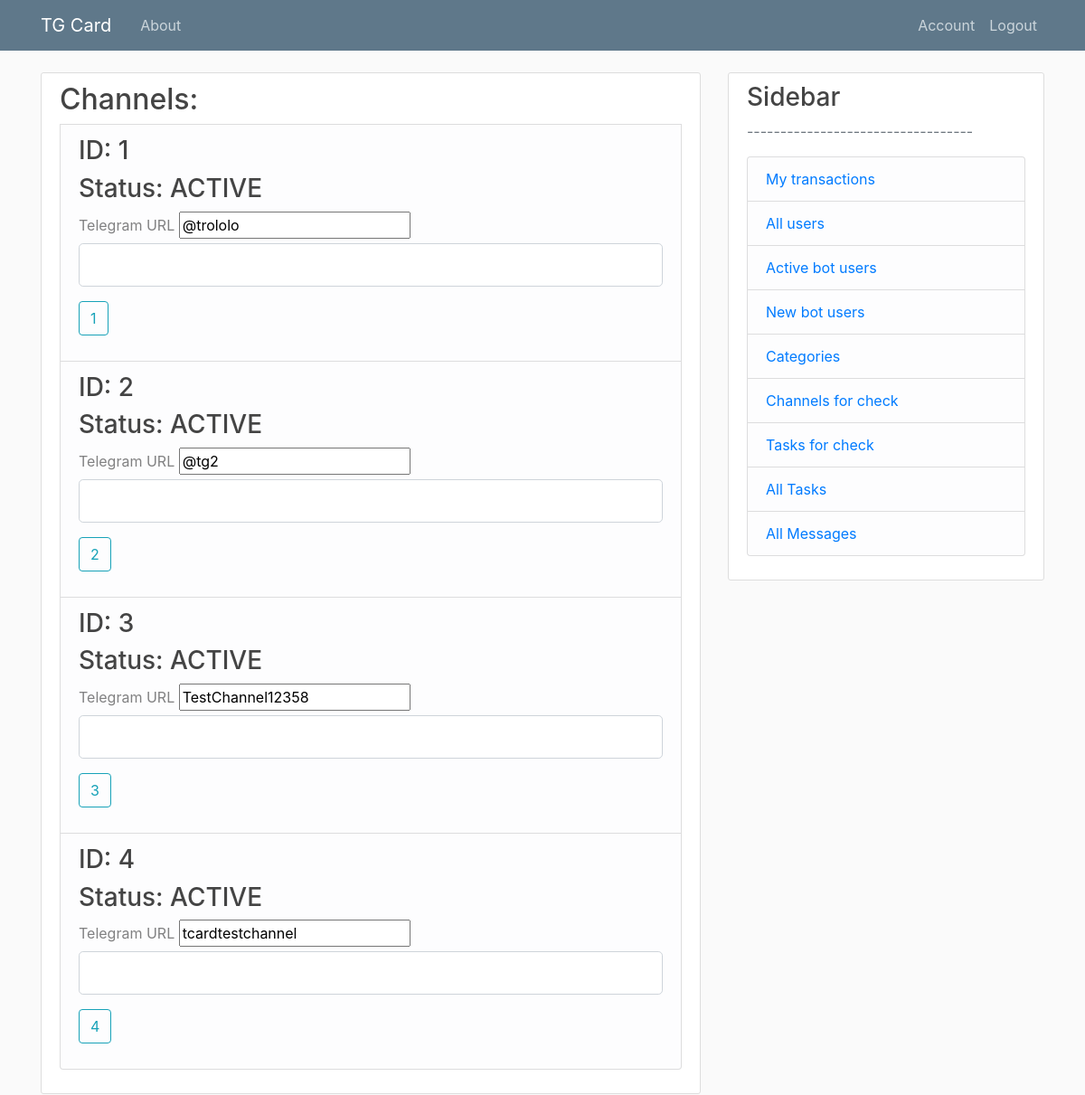
The app's page /channel/check (signed in) with its own data.
### models.py (models this page shows, shortened)
class Channel(db.Model):
    id = db.Column(db.Integer, primary_key=True)
    tgUrl = db.Column(db.String, index=True, unique=True, nullable=False)
    status = db.Column(db.Integer, index=True, nullable=False) # active \ inactive
    partnerId = db.Column(db.Integer, db.ForeignKey('user.id'), nullable=False)
    categoryListAff = db.relationship('CategoryListAff', backref='channel', lazy=True)

### routes.py (the view)
@app.route("/channel/check", methods=['GET', 'POST'])
@login_required
@moderator_access_level()
def channelCheck():
    channels = Channel.query.all()
    form = EditChannelForm()
    channel_id = 'none_channel'
    if form.validate_on_submit():
        channel_id = request.form.get('submit')
        channel = Channel.query.filter_by(id=channel_id).first()
        channel.change_url(form.tgUrl.data)
        flash('Channel changed', 'success')
        return redirect(url_for('channelCheck'))
    return render_template('channelCheck.html', title='ChannelCheck', form=form, channels=channels)

### forms.py
class EditChannelForm(FlaskForm):
    tgUrl = StringField('Telegram URL')
    submit = SubmitField('change channel')

### models.py (called while the page is built)
@login_manager.user_loader
def load_user(user_id):
    return User.query.get(int(user_id))

### routes.py (called while the page is built)
def moderator_access_level():
    def decorator(f):
        @wraps(f)
        def decorated_function(*args, **kwargs):
            if current_user.role != 'MODERATOR':
                return redirect(url_for('access_error_page'))
            return f(*args, **kwargs)
        return decorated_function
    return decorator

### templates/channelCheck.html (shortened to what this page needs)
{% extends "layout.html" %}
{% block content %}
    <div class="content-section">
    <form method="POST" action="{{ url_for('channelCheck') }}">
    <fieldset class="form-group">
    <h2>Channels: </h2>
    {% for channel in channels %}
    <li class="list-group-item list-group-item-light">
        <ul class="list-group">
            <h3>ID: {{channel.id}}</h3>
            <h3>Status: {{channel.status}}</h3>
            <div class="form-group">
                {{ form.tgUrl.label(class="form-control-label") }}
                {% if form.tgUrl.errors %}
                    {{ form.tgUrl(class="form-control form-control-lg is-invalid") }}
                    <div class="invalid-feedback">
                        {% for error in form.tgUrl.errors %}
                            <span>{{ error }}</span>
                        {% endfor %}
                    </div>
                {% else %}
                    {{ form.tgUrl(value = channel.tgUrl) }}
                    {{ form.tgUrl(class="form-control form-control-lg") }}
                {% endif %}
            </div>
    	    <div class="form-group">
                <input class="btn btn-outline-info" id="submit" name="submit" type="submit" value="{{ channel.id }}">
    	    </div>
        </ul>
    </li>
    {% endfor %}
            </fieldset>
        </form>
    </div>
{% endblock content %}

### static/main.css (style rules this page uses)
body { background: #fafafa; color: #333333; margin-top: 5rem; }
h1, h2, h3, h4, h5, h6 { color: #444444; }
.content-section { background: #ffffff; padding: 10px 20px; border: 1px solid #dddddd; border-radius: 3px; margin-bottom: 20px; }

### records on screen
Channel: id "1", status "ACTIVE", tgUrl.label "Telegram URL", tgUrl "@trololo", submit "1"
Channel: id "4", status "ACTIVE", tgUrl.label "Telegram URL", tgUrl "tcardtestchannel", submit "4"
Channel: id "2", status "ACTIVE", tgUrl.label "Telegram URL", tgUrl "@tg2", submit "2"
Channel: id "3", status "ACTIVE", tgUrl.label "Telegram URL", tgUrl "TestChannel12358", submit "3"
